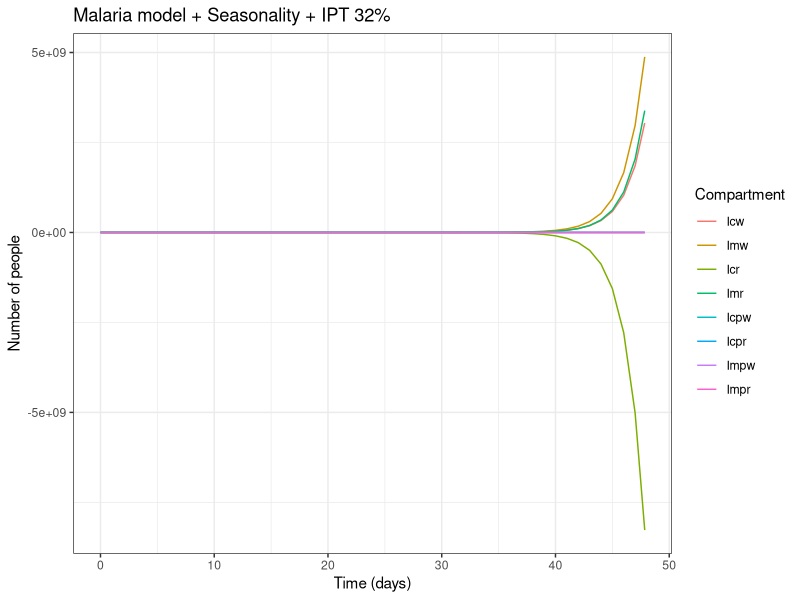
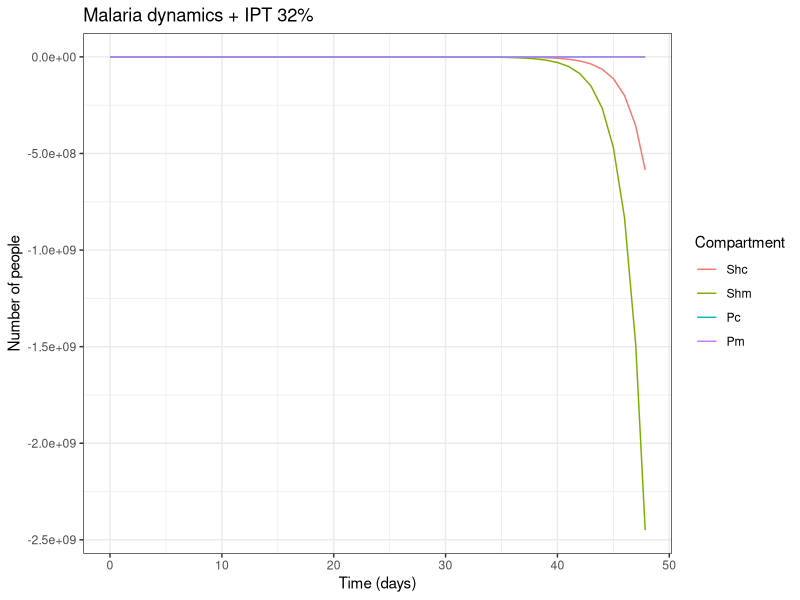

Recreate these plots in R, in order.

# PACKAGES
require(deSolve)
require(reshape2)
require(ggplot2)
require(tidyverse)
require(gridExtra)
require(latticeExtra)
require(scales)

## ggplot theme
theme <- theme_set(theme_bw())+
  theme(plot.title = element_text(hjust = 0.5, face = "bold", size = 11))

Nh <- 10000   # total number of hosts
Nv <- 150000   # total number of vectors

## one strain model to get to an equilibrium, and then manually set starting prevalence
## initial state values for the one strain model to run to equilibrium
## will run the model for a while without chemoprevention to see where it stabilises to use as a starting point
initial_state_values <- c(Sh = 0.9 * Nh,
                          Ih = 0.1 * Nh,
                          Sv = Nv,
                          Ev = 0,
                          Iv = 0)

## parameters
parameters <- c(a = 0.3,       # mosquito biting rate per day (~1 bite per three days)
                b_v = 0.2,   # probability of infection from an infected host to a susceptible vector
                b_h = 0.40,   # probability of infection from an infected vector to a susceptible host
                mu_v = 1/14,  # mortality/recruitment rate of the vector
                gamma = 1/7,   # recovery rate from symptomatic treated individuals ~(5-14) days
                epsilon = 1/10) # rate of transition from exposed to infected vectors ~ 10 days

times <- seq(from = 0, to = 365, by = 1)    # simulate for a length of time to find equilibrium

rm_model <- function(time, state, parameters) {  
  
  with(as.list(c(state, parameters)), {
    
    Nh <- Sh + Ih     # total human population
    Nv <- Sv + Ev + Iv # total vector population
    
    ## force of infections
    lambda_h <- ((a * b_h)/Nh) * Iv
    lambda_v <- ((a * b_v)/Nh) * Ih
    
    # The differential equations
    # Host population dynamics:
    dSh <- - (lambda_h * Sh) + (gamma * Ih)
    dIh <-   (lambda_h * Sh) - (gamma * Ih)
    
    # Vector population dynamics:
    dSv <- (mu_v * Nv) - (lambda_v * Sv) - (mu_v * Sv)         
    dEv <- (lambda_v * Sv) - (epsilon * Ev) - (mu_v * Ev)
    dIv <- (epsilon * Ev) - (mu_v * Iv)
    
    # Output
    return(list(c(dSh, dIh, dSv, dEv, dIv))) 
  })
}

# Solve the equations
output_one <- as.data.frame(ode(y = initial_state_values, 
                                times = times, 
                                func = rm_model,
                                parms = parameters))


# Solve the equations
output_one <- as.data.frame(ode(y = initial_state_values, 
                                times = times, 
                                func = rm_model,
                                parms = parameters))

# Solve the equations
output_one <- as.data.frame(ode(y = initial_state_values, 
                                times = times, 
                                func = rm_model,
                                parms = parameters))

equilibrium <- output_one %>% dplyr::filter(time == 210)

equilibrium_start <- c(Sh = equilibrium$Sh,
                       Ih = equilibrium$Ih,
                       Sv = equilibrium$Sv,
                       Ev = equilibrium$Ev,
                       Iv = equilibrium$Iv)


prop_C = 0.12 # 12% of the population are children under 5
theta = 0.2  # aging children who retain some protection (partial protection)
prop_proph = 0.32 # prophylaxis coverage (baseline value)
nu = 1/(5*365) #Aging rate (1/5*365)
prev <- 0.1 ## prevalence of resistant strain
alpha_parm = 5 ## wild type and resistant weibull parms
beta_parm = 30 ## wild type strain duration of protection
beta_res = 11.7 ## resistant strain duration of protection

equilibrium_two <- c(
  # Susceptible population (subscript c is for children and m is for the adult population)
  Shc = equilibrium$Sh  *  (1-prop_proph) * prop_C,
  Shm = equilibrium$Sh  * (1 - prop_C),
  
  # Wild type strain
  Icw = equilibrium$Ih  *  (1 - prev) * (1 - prop_proph) * prop_C,
  Imw = equilibrium$Ih  *  (1-prev)  * (1- prop_C),
  
  # Resistant
  Icr = equilibrium$Ih  *  prev * (1 - prop_proph) * prop_C,
  Imr = equilibrium$Ih  * prev * (1- prop_C),
  
  # Prophylaxis (only for under 5)
  Pc  = equilibrium$Sh  * prop_proph * prop_C,
  Pm = equilibrium$Sh * prop_C *prop_proph * theta,
  Icpw = equilibrium$Ih * (1-prev) * prop_proph * prop_C,
  Icpr = equilibrium$Ih * prev * prop_proph * prop_C,
  Impw = equilibrium$Ih * prop_C * (1-prev) * prop_proph * theta,
  Impr = equilibrium$Ih * prop_C * prev * prop_proph * theta,
  
  # Mosquito/ vector population
  Sv  = equilibrium$Ev, 
  Evw = equilibrium$Ev * (1 - prev),
  Evr = equilibrium$Ev * prev,
  Ivw = equilibrium$Iv * (1 - prev),                     
  Ivr = equilibrium$Iv * prev)

## additional efficacy functions
weibull <- function(x, beta = beta_parm, alpha = alpha_parm) {
  pow <- -(x/beta)^alpha
  y <- exp(pow)
  return(y)
}

ipt_ptp <- function(time_days) {
  dose_vec <- c(seq(90, by = 365, length = 30), #12th week
                seq(114, by = 365, length = 30), # 20-24th week
                seq(194, by = 365, length = 30)) # 28-32th week
  
  
  dose_vec <- sort(dose_vec)
  ## when was their last dose of IPT
  if(time_days < min(dose_vec)) {
    protection <- 0
  } else {
    recent_dose <- dose_vec[max(which((time_days-dose_vec)>0))]
    ## days since IPT dose
    t <- time_days - recent_dose
    protection <- weibull(x = t, alpha = alpha_parm, beta = beta_parm)
  }
  return(protection)
}

ipt_ptp_res <- function(time_days) {
  dose_vec <- c(seq(90, by = 365, length = 30), #12th week for pregnant women
                seq(114, by = 365, length = 30), # 20-24th week
                seq(194, by = 365, length = 30)) # 28-32th week
  
  dose_vec <- sort(dose_vec)
  ## when was their last dose of IPT
  if(time_days < min(dose_vec)) {
    protection <- 0
  } else {
    recent_dose <- dose_vec[max(which((time_days-dose_vec)>0))]
    ## days since IPT dose
    t <- time_days - recent_dose
    protection <- weibull(x = t, alpha = alpha_parm, beta = beta_res)
  }
  return(protection)
}


rm_two_model <- function(time, state, parameters) {  
  
  with(as.list(c(state, parameters)), {
    
    Nh <- Shc + Shm + Icw + Imw + Icr + Imr + Pc + Pm + Icpw + Icpr + Impw + Impr # total human population
    Nv <- Sv + Evw + Evr + Ivw + Ivr # total vector population
    
    ## force of infections are strain dependent
    lambda_hw <- ((a * b_h)/Nh) * Ivw
    lambda_hr <- ((a * b_h)/Nh) * Ivr
    lambda_vw <- ((a * b_v)/Nh) * (Icw + Icpw+ Imw + Impw)
    lambda_vr <- ((a * b_v)/Nh) * (Icr + Icpr+ Imr + Impr)
    
    ## vector birth rate
    B <- (0.2 * cos((time * 2 * pi/365) + 3*pi/2) + 1) * mu_v
    ## protection from SMC based on the weibull function
    Ww <- ipt_ptp(time_days = time)
    Wr <- ipt_ptp_res(time_days = time) ## strain dependent protection
    
    # The differential equations
    # Host population dynamics:
    # # those who don't receive prophylaxis
    
    # Without prophylaxis (Children)
    dShc <- - (lambda_hw * Shc) - (lambda_hr * Shc) + (gamma * (Icw + Icr)) - (nu*Shc)
    dIcw <- (lambda_hw * Shc) - (gamma * Icw) - (nu*Icw)
    dIcr <- (lambda_hr * Shc) - (gamma * Icr) - (nu*Icr)
    
    # Without prophylaxis (Adults)
    dShm <- - (lambda_hw * Shm) - (lambda_hr * Shm) + (gamma * (Imw + Imr)) + (nu*Shc)
    dImw <- (lambda_hw * Shm) - (gamma * Imw) + (nu*Icw)
    dImr <- (lambda_hr * Shm) - (gamma * Imr) + (nu*Icr)
    
    ## prophylaxis (Children)
    dPc <- - ((1 - Ww) * lambda_hw * Pc) - ((1 - Wr) * lambda_hr * Pc) + (gamma * (Icpw + Icpr)) - (nu*Pc)
    dIcpw <- (1 - Ww) * (lambda_hw * Pc) - (gamma * Icpw) - (nu*Icpw)
    dIcpr <- (1 - Wr) * (lambda_hr * Pc) - (gamma * Icpr) - (nu*Icpr)
    
    ## prophylaxis (Adults) aged children retain some protection
    dPm <- - ((1 - Ww) * lambda_hw * Pm) - ((1 - Wr) * lambda_hr * Pm) + (gamma * (Impw + Impr)) + (nu* theta * Pc)
    dImpw <- (1 - Ww) * (lambda_hw * Pm) - (gamma * Impw) + (nu * theta * Icpw)
    dImpr <- (1 - Wr) * (lambda_hr * Pm) - (gamma * Impr) + (nu * theta* Icpr)
    
    # Vector population dynamics:
    dSv <- (B * Nv) - ((lambda_vw + lambda_vr) * Sv) - (mu_v * Sv)
    dEvw <- (lambda_vw * Sv) - (epsilon * Evw) - (mu_v * Evw)
    dEvr <- (lambda_vr * Sv) - (epsilon * Evr) - (mu_v * Evr)
    dIvw <- (epsilon * Evw) - (mu_v * Ivw)
    dIvr <- (epsilon * Evr) - (mu_v * Ivr)
    
    
    # Output
    return(list(c(dShc, dIcw, dIcr, # no prophylaxis(Children)
                  dShm, dImw, dImr, # no prophylaxis(Adults)
                  dPc, dIcpw, dIcpr, # prophylaxis (Children)
                  dPm, dImpw, dImpr, # prophylaxis (Adults)
                  dSv, dEvw, dEvr, dIvw, dIvr # vectors 
    ))) 
  })
}

times <- seq(from = 0, to = 365*10, by = 1)    # run for long enough to see the impact of IPT

parameters_two <- c(a = 0.3,       # mosquito biting rate per day
                    b_v = 0.2,   # probability of infection from an infected host to a susceptible vector
                    b_h = 0.40,   # probability of infection from an infected vector to a susceptible host
                    theta = 0.2,  # aging children who retain some protection (partial protection)
                    mu_v = 1/14,  # mortality/recruitment rate of the vector
                    gamma = 1/7,   # recovery rate from symptomatic treated individuals ~(5-14) days
                    nu = 1/(5*365), #Aging rate for the children
                    epsilon = 1/10, # rate of transition from exposed to infected vectors ~ 10 days
                    prop_proph = 0.32, # proportion of the population receiving prophylaxis
                    prev = 0.1, # Resistance prevalence at baseline
                    alpha_parm = 5, # weibull parameter
                    beta_parm = 30, # beta wild type
                    beta_res = 11.7) # beta resistant strain

out_two <- as.data.frame(ode(y = equilibrium_two, 
                             times = times, 
                             func = rm_two_model,
                             parms = parameters_two))
head(out_two)

out_two_long <- melt(as.data.frame(out_two), id = "time")  # turn output dataset into long format


g1<- ggplot(data = filter(out_two_long, variable %in% c( "Icw","Imw","Icpw", "Impw","Icr", "Imr","Icpr", "Impr")),                                               
            aes(x = time, y = value, colour = variable, group = variable)) +  
  geom_line() +                                                          
  xlab("Time (days)")+                                                   
  ylab("Number of people") +                                     
  labs(colour = "Compartment",                                           
       title = "Malaria model + Seasonality + IPT 32%") 

g1

g2<- ggplot(data = filter(out_two_long, variable %in% c( "Shc","Shm","Pc", "Pm")),                                               
            aes(x = time, y = value, colour = variable, group = variable)) +  
  geom_line() +                                                          
  xlab("Time (days)")+                                                   
  ylab("Number of people") +                                     
  labs(colour = "Compartment",                                           
       title = "Malaria dynamics + IPT 32%") 

g2
